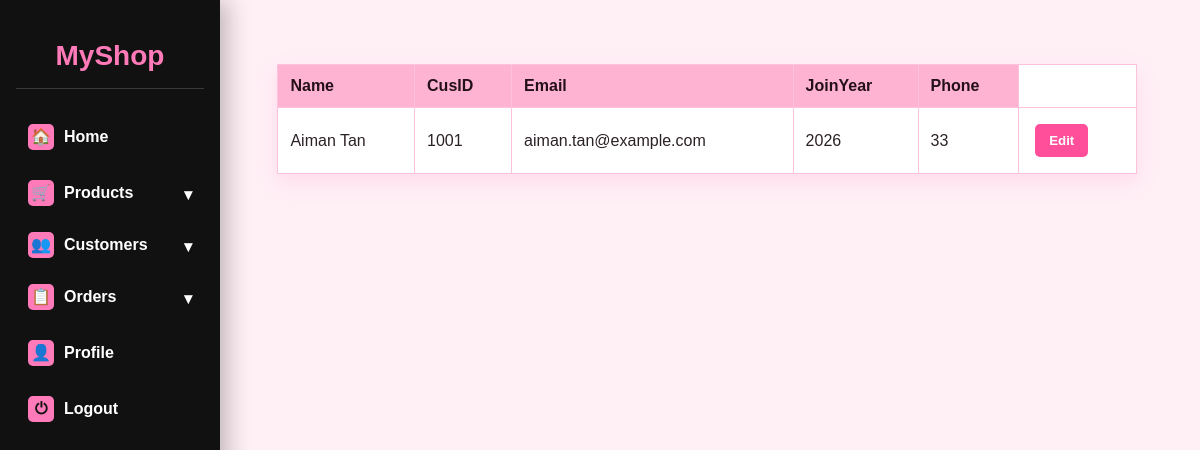
/profile.php (signed in), run on the app's committed database.
### tables this page shows
CREATE TABLE `customers` (
  `Name` varchar(255) NOT NULL,
  `CusID` varchar(32) NOT NULL,
  `Email` varchar(255) NOT NULL,
  `Password` int(25) NOT NULL,
  `JoinYear` int(4) NOT NULL,
  `Phone` int(15) NOT NULL
);

### profile.php (the view, shortened to what this page needs)
<?php
$servername = "localhost";
$username = "Myshop";
$password = "";
$dbname = "Myshop";
$conn = new mysqli($servername, $username, $password, $dbname);
$login_email = $_SESSION["Email"];
?>
<!DOCTYPE html>
<html lang="en">
<head>
</head>
<body>
    <div class="sidebar">
        <div class="brand">MyShop</div>
        <a href="homepage.php"><span>&#127968;</span>Home</a>
        <details>
            <summary><span>&#128722;</span>Products</summary>
        </details>
        <details>
            <summary><span>&#128101;</span>Customers</summary>
        </details>
        <details>
            <summary><span>&#128203;</span>Orders</summary>
        </details>
        <a href="profile.php"><span>&#128100;</span>Profile</a>
        <a href="logout.php"><span>&#9211;</span>Logout</a>
    </div>
    <table width="800">
        <tr>
            <th>Name</th>
            <th>CusID</th>
            <th>Email</th>
            <th>JoinYear</th>
            <th>Phone</th>
        </tr>
        <?php
        $query = "SELECT * FROM customers WHERE Email = '$login_email'";
        $result = mysqli_query($conn, $query) or die("Couldn't execute query");
        while ($row = mysqli_fetch_assoc($result)) {
        ?>
            <tr>
                <form action="editprofile.php" method="POST">
                    <td><?php echo $row['Name'] ?></td>
                    <td><?php echo $row['CusID'] ?></td>
                    <td><?php echo $row['Email'] ?></td>
                    <td><?php echo $row['JoinYear'] ?></td>
                    <td><?php echo $row['Phone'] ?></td>
                    <td>
                        <input type="submit" value="Edit">
                    </td>
                </form>
            </tr>
        <?php
        }
        ?>
    </table>
</body>
</html>

### profile.php (style rules this page uses)
* { box-sizing: border-box; font-family: Arial, Helvetica, sans-serif; }
body { min-width: 480px; max-width: 1280px; margin: 0 auto; padding: 36px 36px 36px 250px; background: #fff0f6; color: #2b2026; }
.sidebar { position: fixed; top: 0; left: 0; bottom: 0; width: 220px; padding: 24px 16px; background: #111111; box-shadow: 8px 0 22px rgba(0, 0, 0, 0.24); }
.brand { margin-bottom: 24px; padding: 16px 10px; color: #ff7ab8; font-size: 28px; font-weight: bold; text-align: center; border-bottom: 1px solid #3a3a3a; }
.sidebar a { display: block; margin: 8px 0; padding: 11px 12px; color: #ffffff; text-decoration: none; border-radius: 6px; font-weight: bold; }
.sidebar span { display: inline-block; width: 26px; height: 26px; margin-right: 10px; border-radius: 5px; background: #ff7ab8; color: #111111; text-align: center; line-height: 26px; }
table { width: 94%; max-width: 980px; margin: 28px auto; border-collapse: collapse; background: #ffffff; border: 1px solid #ffc1dc; box-shadow: 0 8px 20px rgba(255, 79, 154, 0.13); }
th { background: #ffb3d2; color: #241018; }
th, td { border: 1px solid #ffc1dc; padding: 12px; text-align: left; vertical-align: middle; }
form { margin: 0; }
input, textarea { width: 100%; max-width: 100%; padding: 8px; border: 1px solid #ffaad0; border-radius: 5px; background: #ffffff; color: #2b2026; }
input[type="submit"], button { width: auto; margin: 4px; padding: 9px 14px; border: 0; border-radius: 5px; background: #ff4f9a; color: #ffffff; cursor: pointer; font-weight: bold; }
a { color: #d9367d; text-decoration: none; }
.sidebar details { margin: 4px 0; }
.sidebar summary { position: relative; display: block; padding: 11px 12px; border-radius: 6px; color: #ffffff; cursor: pointer; font-weight: bold; list-style: none; }
.sidebar summary::after { content: "\25BE"; position: absolute; top: 16px; right: 12px; color: #ffffff; }

### data on the page
customers: Name "Aiman Tan", CusID "1001", Email "aiman.tan@example.com", JoinYear "2026", Phone "33"
